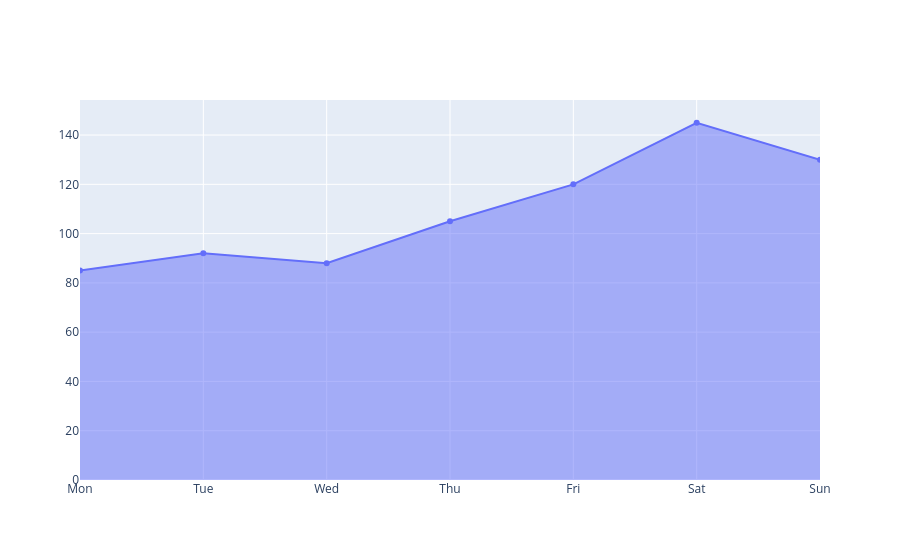

The code cell stored with this chart in its notebook:
### Code cell
df5 = pd.DataFrame({
    "Day": ["Mon", "Tue", "Wed", "Thu", "Fri", "Sat", "Sun"],
    "Orders": [85, 92, 88, 105, 120, 145, 130]
})

fig = go.Figure()

fig.add_trace(
    go.Scatter(
        x=df5["Day"],
        y=df5["Orders"],
        fill="tozeroy"
    )
)

fig.show()

### Figure 1 — Plotly figure (JSON) as saved in the notebook; plotly's stock layout.template omitted (floating-point values rounded to 4 significant figures)
{"data": [{"fill": "tozeroy", "type": "scatter", "x": ["Mon", "Tue", "Wed", "Thu", "Fri", "Sat", "Sun"], "y": [85, 92, 88, 105, 120, 145, 130]}], "layout": {}}
